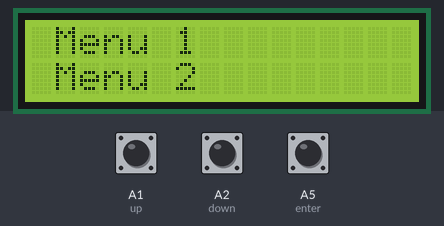
The sketch below on a simulated Arduino Uno, built with avr-gcc and run on an emulated ATmega328P. On the bench: 16×2 character LCD. The test bench sets the inputs (shaded band); at power-on: A2 (down) HIGH, A5 (enter) HIGH, A1 (up) HIGH.

Above: at 3.2 s.
3.3 s: A2 (down) pulled LOW for 0.15 s
At 4.0 s:
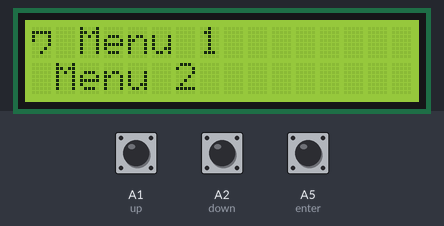
4.9 s: A5 (enter) pulled LOW for 0.15 s
At 6.1 s:
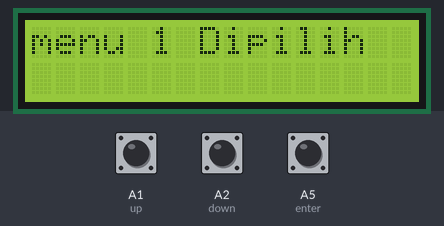
6.5 s: A2 (down) pulled LOW for 1 s
At 7.6 s:
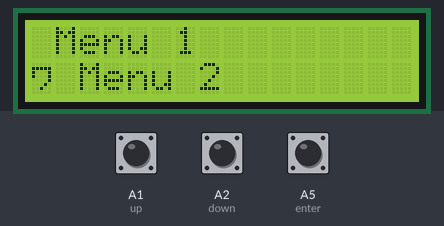
9.0 s: A5 (enter) pulled LOW for 1 s
At 9.4 s:
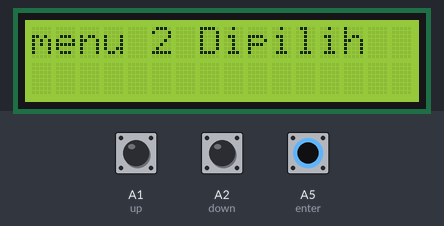
11.5 s: A1 (up) pulled LOW for 0.15 s
At 12.4 s:
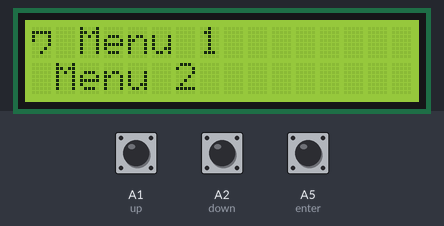
13.1 s: A2 (down) pulled LOW for 3.2 s
At 13.7 s:
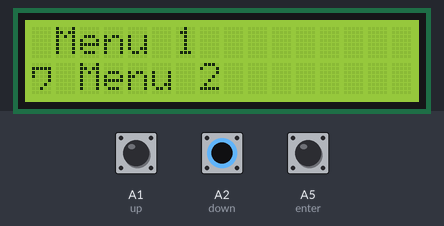
Timing chart, 0 to 16.1 s (numbered marks = the images above; inputs shaded):
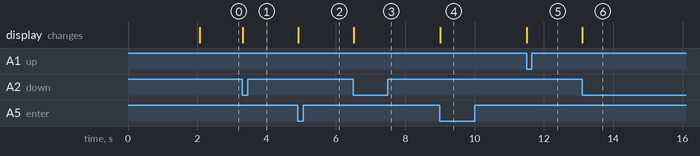

Measured:
- after the input at 3.3 s, the display: changes at once (image 1)
- after the input at 4.9 s, the display: changes at once (image 2)
- after the input at 6.5 s, the display: changes at once (image 3)
- after the input at 9.0 s, the display: changes at once (image 4)
- after the input at 11.5 s, the display: changes at once (image 5)
- after the input at 13.1 s, the display: changes at once (image 6)

The sketch:

Multi_menu_LCD_2.ino
```cpp
#include <LiquidCrystal.h>
#include <SoftwareSerial.h>


LiquidCrystal lcd(12, 11, 5, 4, 3, 2);

int currentMenuItem = 0;
int lastState = 0;
int up = A1;
int down = A2;
int left = A3;
int right = A4;
int enter = A5;

void setup() {
  pinMode(up, INPUT_PULLUP);
  pinMode(down, INPUT_PULLUP);
  pinMode(left, INPUT_PULLUP);
  pinMode(right, INPUT_PULLUP);
  pinMode(enter, INPUT_PULLUP);
  lcd.begin(16, 2);
  lcd.setCursor(0,0);
  lcd.print("Tutor bagus");
  lcd.setCursor(0,1);
  lcd.print("membuat Menu");
  delay(2000);
  lcd.clear();
  lcd.setCursor(0,0);
  lcd.print(" Menu 1");
  lcd.setCursor(0,1);
  lcd.print(" Menu 2");
}

void loop() {
  mainmenu();
}

void mainmenu(){
  int state = 0;
  if (digitalRead(up) == LOW){
    state = 1;
  }
  else if(digitalRead(down) == LOW){
    state = 2;
  }
  else if(digitalRead(enter) == LOW){
    state = 3;
  }
//  if (currentMenuItem &lt; 0 || currentMenuItem &gt; 4){
//    currentMenuItem = 0;
//  }
  if (state != lastState) {
    if (state ==1 ){
      currentMenuItem = currentMenuItem - 1;
      displayMenu(currentMenuItem);
    }
    else if (state == 2){
      currentMenuItem = currentMenuItem + 1;
      displayMenu(currentMenuItem);
    }
    else if (state == 3){
      selectMenu(currentMenuItem);
    }
    lastState = state;
  }
  delay(5);
}

void displayMenu(int x){
  switch(x){
    case 1:
      lcd.clear();
      lcd.setCursor(0,0);
      lcd.write(char(220));
      lcd.print(" Menu 1");
      lcd.setCursor(0,1);
      lcd.print(" Menu 2");
      break;
    case 2:
      lcd.clear();
      lcd.setCursor(0,0);
      lcd.print(" Menu 1");
      lcd.setCursor(0,1);
      lcd.write(char(220));
      lcd.print(" Menu 2");
      break;
    case 3:
      lcd.clear();
      lcd.setCursor(0,0);
      lcd.write(char(220));
      lcd.print(" Menu 3");
      lcd.setCursor(0,1);
      lcd.print(" Menu 4");
      break;
    case 4:
      lcd.clear();
      lcd.setCursor(0,0);
      lcd.print(" Menu 3");
      lcd.setCursor(0,1);
      lcd.write(char(220));
      lcd.print(" Menu 4");
      break;
  }
}

void selectMenu(int x){
  switch(x){
    case 1:
      lcd.clear();
      lcd.print("menu 1 Dipilih");
      break;
    case 2:
      lcd.clear();
      lcd.print("menu 2 Dipilih");
      break;
    case 3:
      lcd.clear();
      lcd.print("menu 3 Dipilih");
      break;
    case 4:
      lcd.clear();
      lcd.print("menu 4 Dipilih");
      break;
  }
}
```
